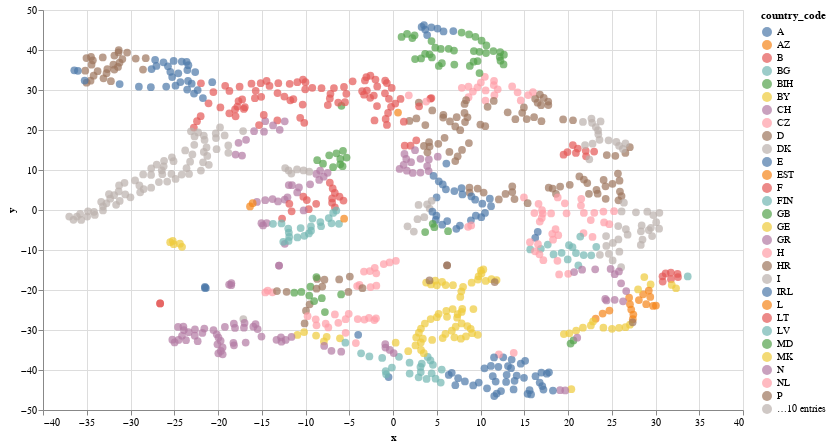

The code cell stored with this chart in its notebook:
### Code cell
alt.Chart(node_2_vec_10d_df).mark_circle(size=60).encode(
    x='x',
    y='y',
    color='country_code',
    tooltip=['name', 'country_code']
).properties(width=700, height=400)

### Figure 1 — Vega-Lite specification as saved in the notebook (floating-point values rounded to 4 significant figures; data arrays with more than 128 entries replaced by an {"elided": "..."} marker saying what was removed)
{"config": {"view": {"continuousWidth": 400, "continuousHeight": 300}}, "data": {"name": "data-41ac757d1ab6a7e97b3f7c96ddb49933"}, "mark": {"type": "circle", "size": 60}, "encoding": {"color": {"type": "nominal", "field": "country_code"}, "tooltip": [{"type": "nominal", "field": "name"}, {"type": "nominal", "field": "country_code"}], "x": {"type": "quantitative", "field": "x"}, "y": {"type": "quantitative", "field": "y"}}, "height": 400, "width": 700, "$schema": "https://vega.github.io/schema/vega-lite/v4.8.1.json", "datasets": {"data-41ac757d1ab6a7e97b3f7c96ddb49933": {"elided": "895 records"}}}
